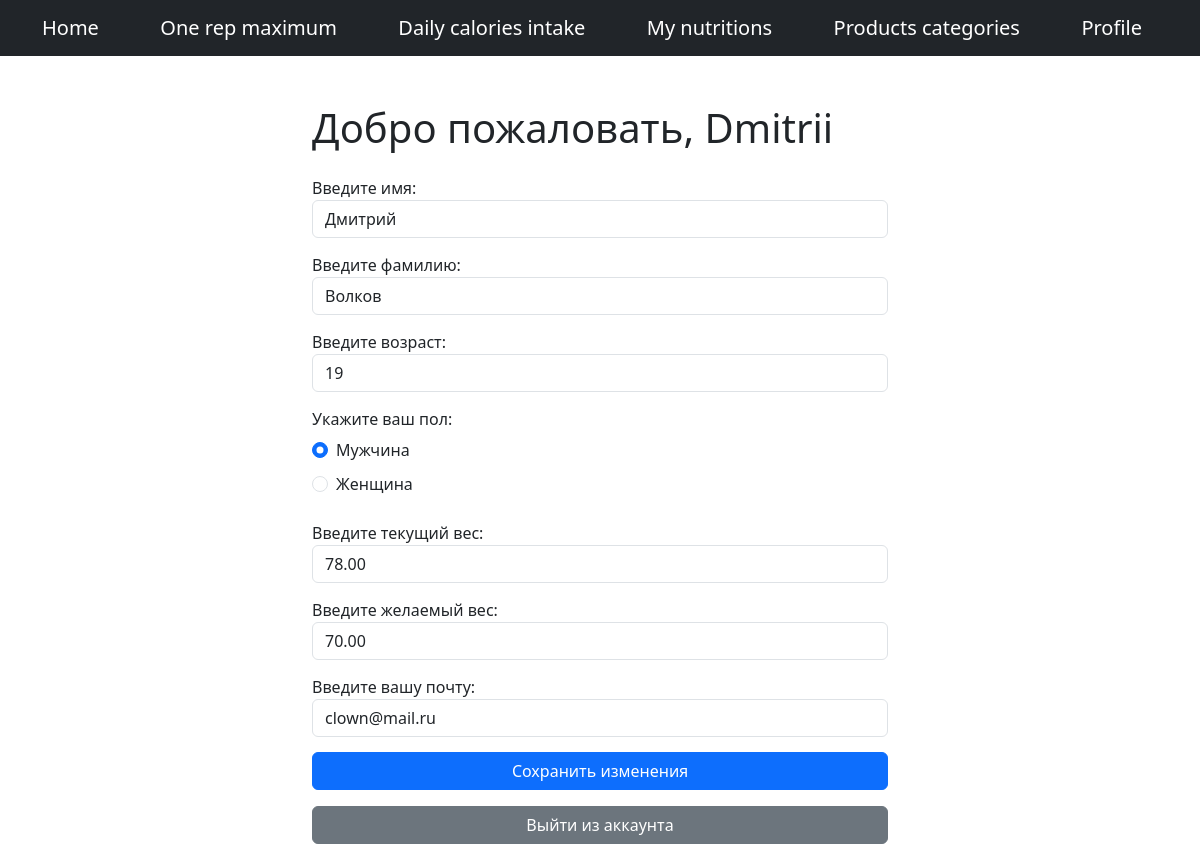
/profile/ (signed in), run on the app's committed database.
### calculator/models.py (models this page shows, shortened)
class User(AbstractUser):
    first_name = models.CharField(max_length=50)
    last_name = models.CharField(max_length=50)
    age = models.PositiveIntegerField(null=True, blank=True)
    sex = models.CharField(max_length=50)
    current_weight = models.DecimalField(max_digits=5, decimal_places=2, null=True, blank=True)
    desired_weight = models.DecimalField(max_digits=5, decimal_places=2, null=True, blank=True)
    telegram = models.CharField(max_length=100)
    email = models.EmailField()

### calculator/views.py (the view, shortened to what this page needs)
# urls.py: path('profile/', csrf_exempt(views.profile_view), name='profile'),
@login_required
def profile_view(request):
    user = request.user
    context = {'user' : user,
               'menu' : menu,}
    return render(request, 'registration/profile.html', context=context)

### calculator/templates/registration/profile.html (shortened to what this page needs)
{% extends 'calculator/layout.html' %}
{% block content %}
<div class="container mt-5">
  <h1 class="mb-4">Добро пожаловать, {{ user.username }}</h1>
  <form id="profile-form" method="post" class="needs-validation" novalidate>
    <div class="form-group">
      <label for="first-name">Введите имя:</label>
      <input type="text" class="form-control" id="first-name" name="first-name" value="{{ user.first_name }}">
    </div>
    <div class="form-group">
      <label for="last-name">Введите фамилию:</label>
      <input type="text" class="form-control" id="last-name" name="last-name" value="{{ user.last_name }}">
    </div>
    <div class="form-group">
      <label for="age">Введите возраст:</label>
      <input type="number" class="form-control" id="age" name="age" min="6" max="100" value="{{ user.age }}">
    </div>
    <fieldset class="form-group">
      <legend class="col-form-label pt-0">Укажите ваш пол:</legend>
      <div class="form-check">
        <input class="form-check-input" type="radio" id="male" name="sex" value="Male" {% if user.sex == 'Male' %}checked{% endif %}>
        <label class="form-check-label" for="male">Мужчина</label>
      </div>
      <div class="form-check">
        <input class="form-check-input" type="radio" id="female" name="sex" value="Female" {% if user.sex == 'Female' %}checked{% endif %}>
        <label class="form-check-label" for="female">Женщина</label>
      </div>
    </fieldset>
    <div class="form-group">
      <label for="current-weight">Введите текущий вес:</label>
      <input type="number" class="form-control" id="current-weight" name="current-weight" min="0" max="600" value="{{ user.current_weight }}">
    </div>
    <div class="form-group">
      <label for="desired-weight">Введите желаемый вес:</label>
      <input type="number" class="form-control" id="desired-weight" name="desired-weight" min="0" max="600" value="{{ user.desired_weight }}">
    </div>
    <div class="form-group">
      <label for="email">Введите вашу почту:</label>
      <input type="email" class="form-control" id="email" name="email" value="{{ user.email }}">
    </div>
    <button type="submit" class="btn btn-primary" name="submit-profile-changes">Сохранить изменения</button>
  </form>
  <form action="{% url 'logout' %}?next=/profile" method="post" class="mt-3">
    <button type="submit" class="btn btn-secondary">Выйти из аккаунта</button>
  </form>
</div>
{% endblock %}

### calculator/templates/calculator/layout.html (shortened to what this page needs)
{% load static %}
<!doctype html>
<html lang="en">
<head>
    <link rel="stylesheet" href="https://code.jquery.com/ui/1.12.1/themes/base/jquery-ui.css">
    <link href="https://cdn.jsdelivr.net/npm/bootstrap@5.3.3/dist/css/bootstrap.min.css" rel="stylesheet">
    <link rel="stylesheet" type="text/css" href="{% static 'main/css/style.css' %}"/>
</head>
<body>
      <nav class="navbar navbar-dark bg-dark" style="margin-bottom: 40px;">
         <div class="container-lg">
             {% for m in menu %}
             <a class="navbar-brand" href="{% url m.url_name %}">{{m.title}}</a>
             {% endfor %}
         </div>
      </nav>
     {% block content %}
     {% endblock %}
</body>
</html>

### calculator/templates/registration/profile.html (style rules this page uses)
.container { max-width: 600px; margin: 0 auto; }
.form-group { margin-bottom: 15px; }
.form-check { margin-bottom: 10px; }
.btn { width: 100%; }
.mt-3 { margin-top: 15px; }

### data on the page
User: username "Dmitrii", first-name "Дмитрий", last-name "Волков", age "19", sex "☑ Мужчина", sex "☐ Женщина", current-weight "78.00", desired-weight "70.00", email "clown@mail.ru"

### other printed values
{{ m.title }} "Home" "One rep maximum" "Daily calories intake" "My nutritions" "Products categories" "Profile"
